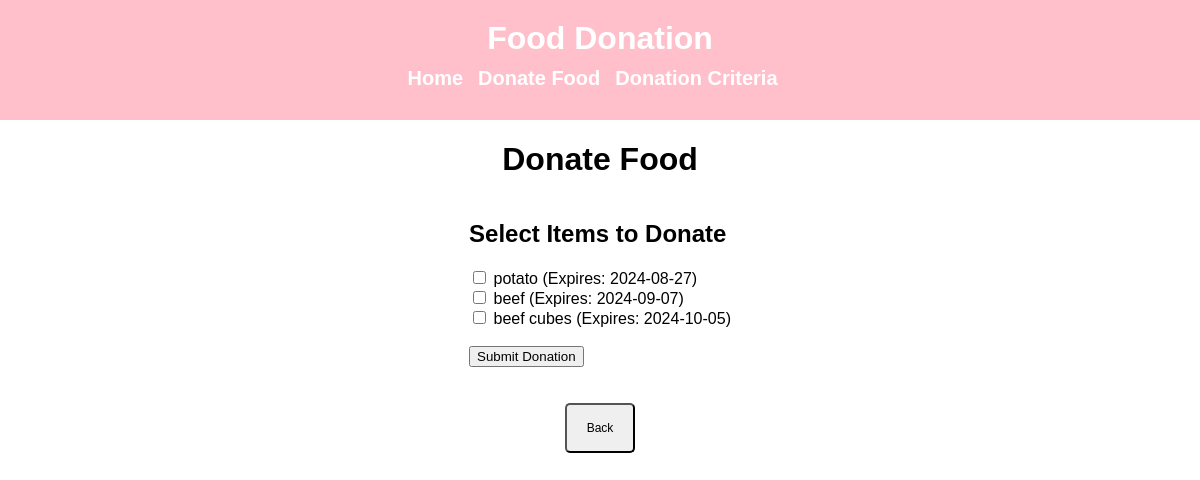
Before: /submitDonation with the older database file.
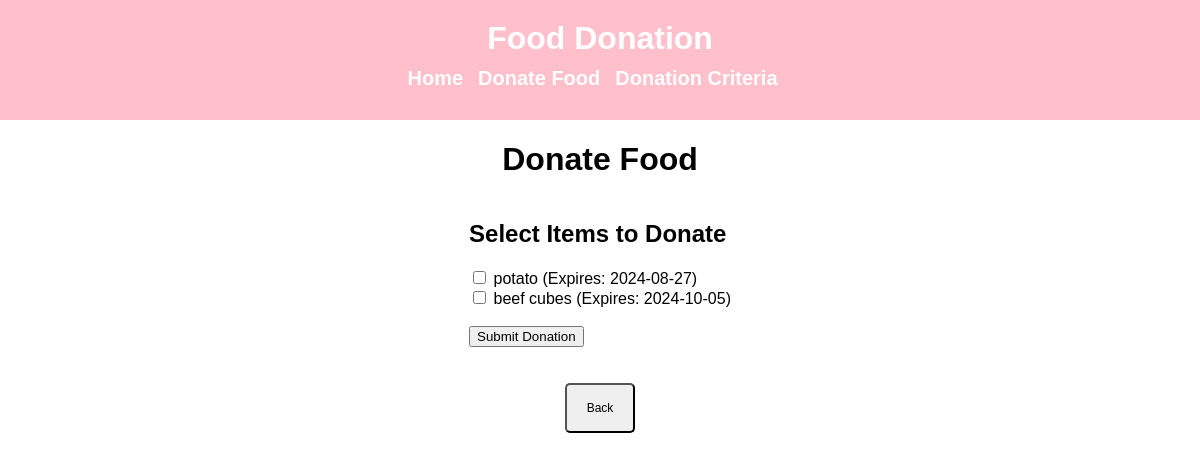
After: the same page with the newer database file.
### tables this page shows
CREATE TABLE foodItem (
    id INTEGER PRIMARY KEY AUTOINCREMENT,
    foodItemName TEXT NOT NULL,
    expiryDate DATE
);

### app.py (the view)
@app.route('/submitDonation')
def submitDonatioForm():
    con = sqlite3.connect("database.db")
    con.row_factory = sqlite3.Row
    cur = con.cursor()
    cur.execute(
        "SELECT id, foodItemName, expiryDate FROM foodItem ORDER BY expiryDate ASC")
    rows = cur.fetchall()
    con.close()
    return render_template("submit.html", rows=rows)

### templates/submit.html (shortened to what this page needs)
<!DOCTYPE html>
<html lang="en">
<head>
    <link rel="stylesheet" href="{{ url_for('static', filename='styles.css') }}">
</head>
<body>
    <header>
        <h1>Food Donation</h1>
        <nav>
            <ul>
                <li><a href="/">Home</a></li>
                <li><a href="/submit">Donate Food</a></li>
                <li><a href="/criteria">Donation Criteria</a></li>
            </ul>
        </nav>
    </header>
    <div class="div1">
        <h1>Donate Food</h1>
        <form id="donationForm" action="{{ url_for('submit') }}" method="POST">
            <h2>Select Items to Donate</h2>
            {% for row in rows %}
            <div>
                <input type="checkbox" id="{{ row['id'] }}" name="items" value="{{ row['id'] }}">
                <label for="{{ row['id'] }}">{{ row['foodItemName'] }} (Expires: {{ row['expiryDate'] }})</label>
            </div>
            {% endfor %}
            <br>
            <button type="submit">Submit Donation</button>
        </form>
        <br>
        <br>
        <button onclick="location.href='/'" class="small-button">Back</button>
    </div>
</body>
</html>

Changed rows visible on the page:
removed foodItem: foodItemName "beef", expiryDate "2024-09-07"
